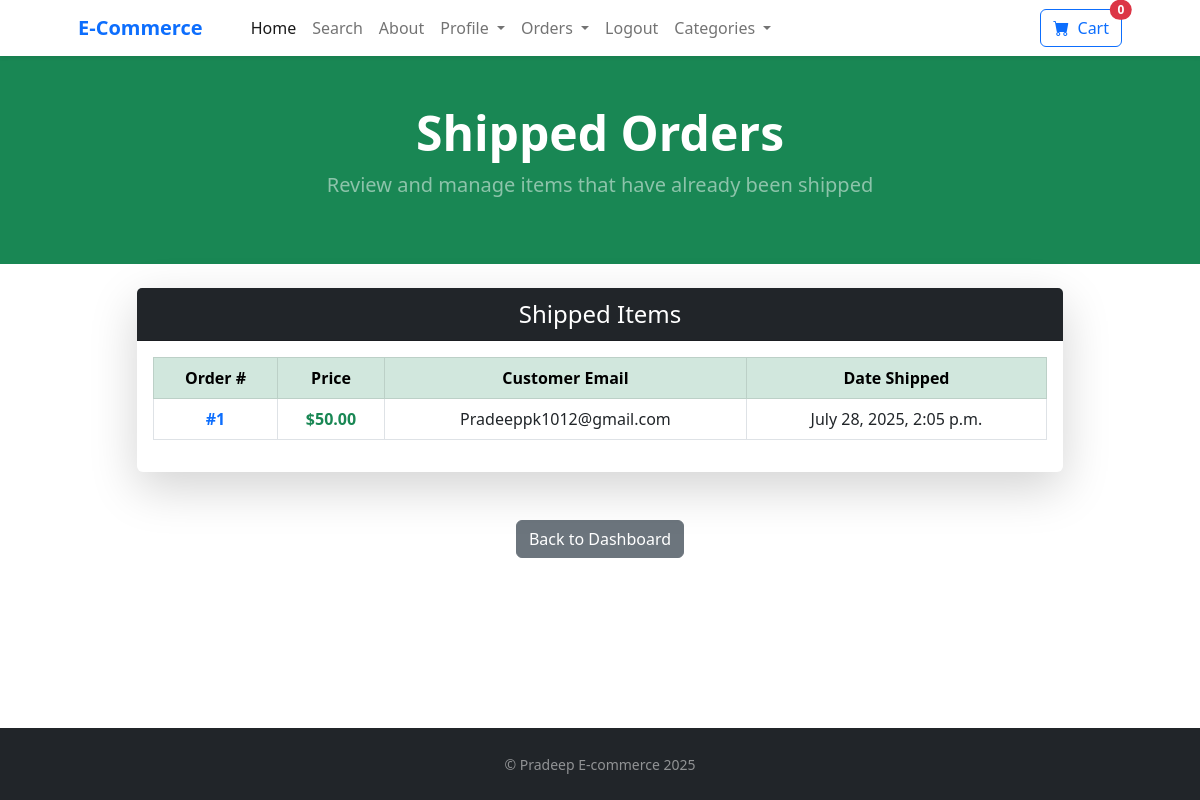
The page /payment/shipped_dash (signed in) on the database its author committed.
### payment/models.py (models this page shows, shortened)
class Order(models.Model):
    user = models.ForeignKey(User, on_delete=models.CASCADE, null=True, blank=True)
    full_name = models.CharField(max_length=250)
    email = models.EmailField(max_length=250)
    shipping_address = models.TextField(max_length=15000)
    amount_paid = models.DecimalField(max_digits=7, decimal_places=2)
    date_ordered = models.DateTimeField(auto_now_add=True)
    shipped = models.BooleanField(default=False)
    date_shipped = models.DateTimeField(blank=True, null=True)
    shipping = models.BooleanField(default=False)

### payment/views.py (the view)
# urls.py: path('shipped_dash',views.shipped_dash , name='shipped_dash'),
def shipped_dash(request):
    if request.user.is_authenticated and request.user.is_superuser:
        orders = Order.objects.filter(shipped=True)
        if request.POST:
            status = request.POST['shipping_status']
            messages.success(request,"Shipping Status Updated")
            return redirect('home')
        return render(request,"payment/shipped_dash.html",{"orders":orders})
    else:
        messages.success(request,"Access Denied")
        return redirect('home')

### cart/cart.py (called while the page is built)
    def __len__(self):
        return len(self.cart)

### cart/context_processors.py (called while the page is built)
def cart(request):
    return {'cart':Cart(request)}

### payment/templates/payment/shipped_dash.html
{% extends 'base.html' %}
{% block content %}
<header class="bg-success py-5 mb-4">
    <div class="container text-center text-white">
        <h1 class="display-5 fw-bold">Shipped Orders</h1>
        <p class="lead text-white-50">Review and manage items that have already been shipped</p>
    </div>
</header>
<div class="container">
    <div class="row justify-content-center">
        <div class="col-lg-10">
            <div class="card shadow-lg border-0 mb-5">
                <div class="card-header bg-dark text-white text-center">
                    <h4 class="my-1">Shipped Items</h4>
                </div>
                <div class="card-body">
                    <div class="table-responsive">
                        <table class="table table-bordered table-hover align-middle text-center">
                            <thead class="table-success">
                                <tr>
                                    <th scope="col">Order #</th>
                                    <th scope="col">Price</th>
                                    <th scope="col">Customer Email</th>
                                    <th scope="col">Date Shipped</th>
                                </tr>
                            </thead>
                            <tbody>
                                {% for item in orders %}
                                <tr>
                                    <td>
                                        <a href="{% url 'orders' item.id %}" class="text-decoration-none fw-semibold">
                                            #{{ item.id }}
                                        </a>
                                    </td>
                                    <td class="text-success fw-bold">${{ item.amount_paid }}</td>
                                    <td>{{ item.email }}</td>
                                    <td>{{ item.date_shipped }}</td>
                                </tr>
                                {% empty %}
                                <tr>
                                    <td colspan="5" class="text-muted">No shipped orders found.</td>
                                </tr>
                                {% endfor %}
                            </tbody>
                        </table>
                    </div>
                </div>
            </div>
            <div class="text-center">
                <a href="{% url 'home' %}" class="btn btn-secondary">Back to Dashboard</a>
            </div>
        </div>
    </div>
</div>
{% endblock %}

### store/templates/base.html (style rules this page uses)
html, body { height: 100%; }
body { display: flex; flex-direction: column; }

### rows shown on the page
Order: id "1", amount_paid "50.00", email "Pradeeppk1012@gmail.com", date_shipped "July 28, 2025, 2:05 p.m."

### other values the page prints
{{ cart|length }} "0"
